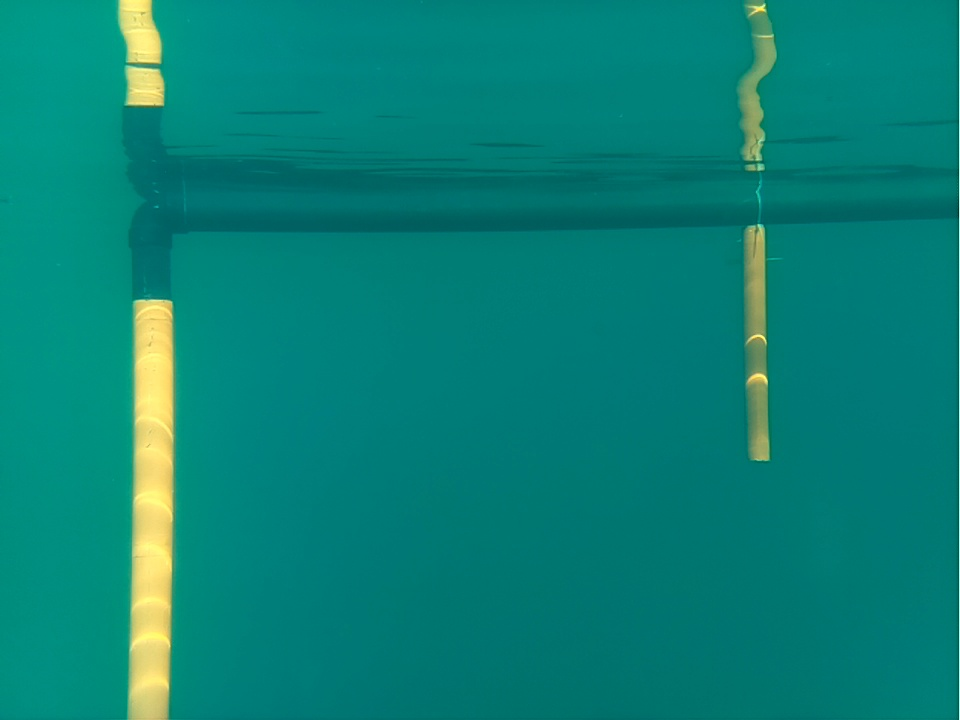
#> input picture 230.jpg, 960 x 720 px, found by its file name
$ python cvImgTest.py
#> lines starting #> are read from the running program, lines starting #| are printed output that depends on the picture; after the words box and inside, x2 and y2 are one past the last pixel; in counts of white or black regions, pixels touching at a corner belong together
import cv2
import numpy as np

image = cv2.imread('/Users/andimop/RoboSub/230.jpg')
#> image is the input picture: shape (720, 960, 3); mean B, G, R 118.9, 129.5, 8.9
pole_img = np.copy(image)
gray = cv2.cvtColor(pole_img, cv2.COLOR_RGB2GRAY)
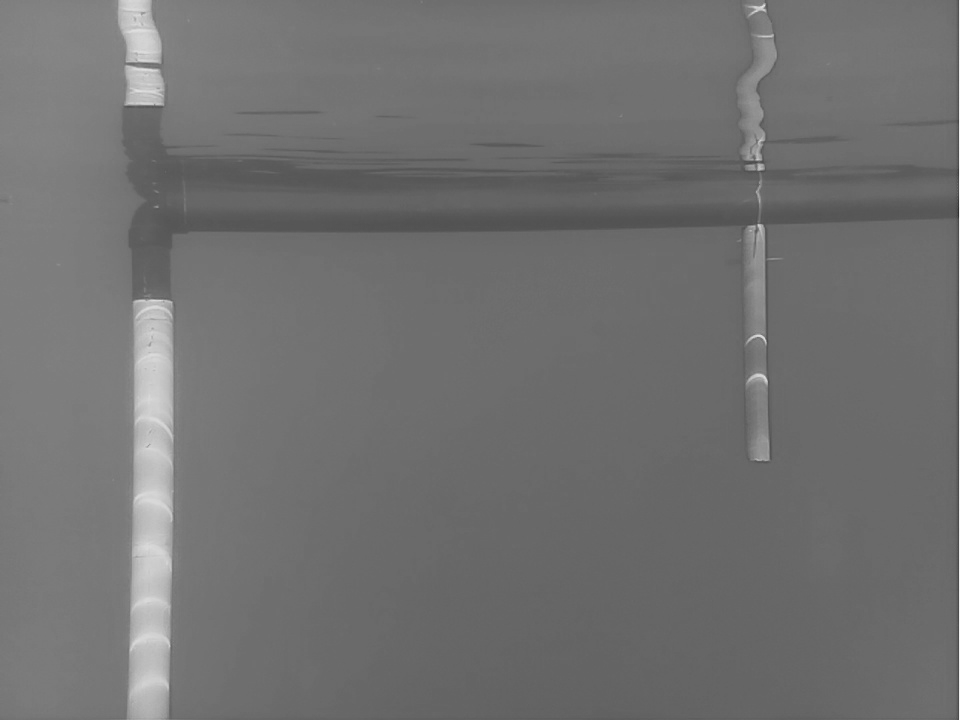
#> gray: shape (720, 960); min 45, max 243, mean 112.6
blur = cv2.GaussianBlur(gray, (3,3),0)
canny = cv2.Canny(blur, 75, 125)
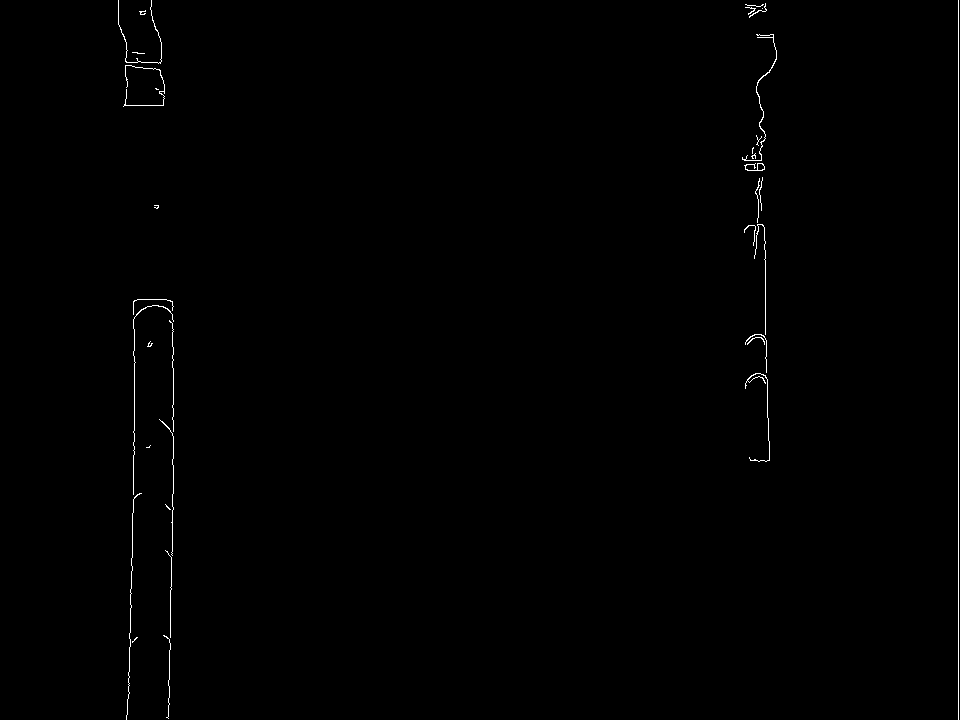
#> canny: shape (720, 960); 0.44% white in thin lines or dots, all inside (x1, y1, x2, y2) = (118, 0, 959, 720)

# cv2.imshow('canny', canny)
cv2.imshow('gray', blur)
cv2.waitKey(0)


# [8 lines of commented-out code are left out]
